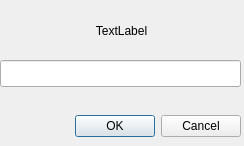
<?xml version="1.0" encoding="UTF-8"?>
<ui version="4.0">
 <class>DialogInput</class>
 <widget class="QDialog" name="DialogInput">
  <property name="geometry">
   <rect>
    <x>0</x>
    <y>0</y>
    <width>244</width>
    <height>146</height>
   </rect>
  </property>
  <property name="windowTitle">
   <string>Dialog</string>
  </property>
  <widget class="QDialogButtonBox" name="buttonBox">
   <property name="geometry">
    <rect>
     <x>30</x>
     <y>110</y>
     <width>211</width>
     <height>32</height>
    </rect>
   </property>
   <property name="orientation">
    <enum>Qt::Horizontal</enum>
   </property>
   <property name="standardButtons">
    <set>QDialogButtonBox::Cancel|QDialogButtonBox::Ok</set>
   </property>
  </widget>
  <widget class="QLabel" name="label_title">
   <property name="geometry">
    <rect>
     <x>6</x>
     <y>10</y>
     <width>231</width>
     <height>41</height>
    </rect>
   </property>
   <property name="text">
    <string>TextLabel</string>
   </property>
   <property name="alignment">
    <set>Qt::AlignCenter</set>
   </property>
  </widget>
  <widget class="QLineEdit" name="lineEdit_value">
   <property name="geometry">
    <rect>
     <x>0</x>
     <y>60</y>
     <width>241</width>
     <height>27</height>
    </rect>
   </property>
  </widget>
  <widget class="QLabel" name="label_Infor">
   <property name="geometry">
    <rect>
     <x>6</x>
     <y>46</y>
     <width>231</width>
     <height>101</height>
    </rect>
   </property>
   <property name="text">
    <string/>
   </property>
  </widget>
 </widget>
 <resources/>
 <connections>
  <connection>
   <sender>buttonBox</sender>
   <signal>accepted()</signal>
   <receiver>DialogInput</receiver>
   <slot>accept()</slot>
   <hints>
    <hint type="sourcelabel">
     <x>248</x>
     <y>254</y>
    </hint>
    <hint type="destinationlabel">
     <x>157</x>
     <y>274</y>
    </hint>
   </hints>
  </connection>
  <connection>
   <sender>buttonBox</sender>
   <signal>rejected()</signal>
   <receiver>DialogInput</receiver>
   <slot>reject()</slot>
   <hints>
    <hint type="sourcelabel">
     <x>316</x>
     <y>260</y>
    </hint>
    <hint type="destinationlabel">
     <x>286</x>
     <y>274</y>
    </hint>
   </hints>
  </connection>
 </connections>
</ui>
